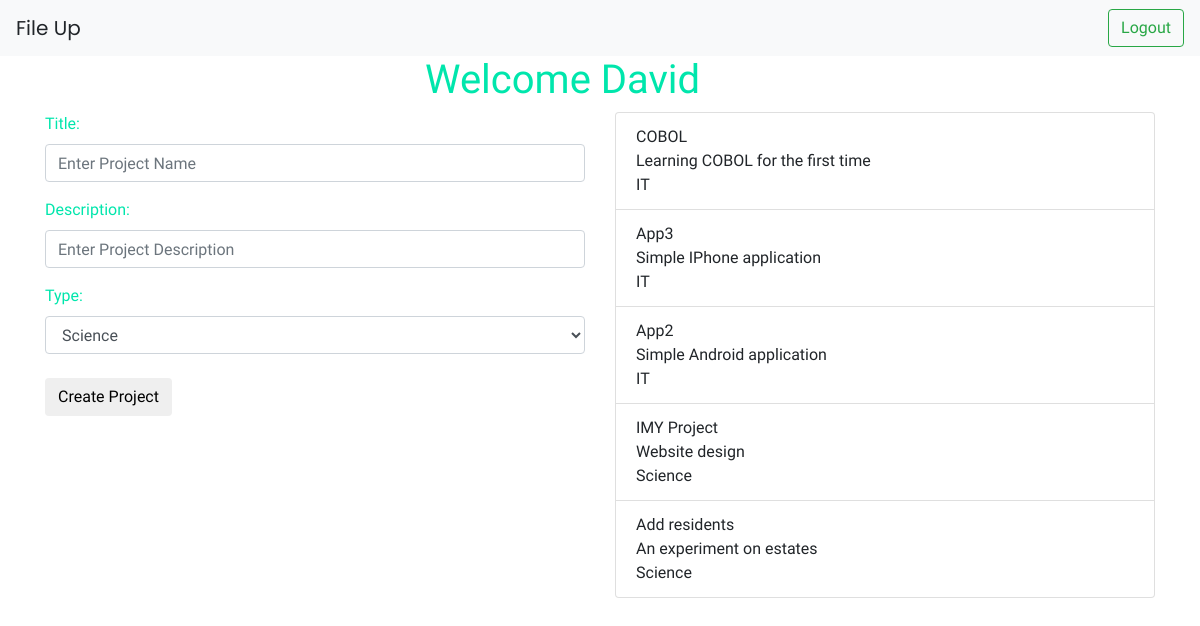
The page /home.php (signed in) on the database its author committed.
### tables this page shows
CREATE TABLE `tbproject` (
  `proj_id` int(11) NOT NULL,
  `user_id` int(11) NOT NULL,
  `title` varchar(50) NOT NULL,
  `description` varchar(200) NOT NULL,
  `type` varchar(50) NOT NULL,
  `date` date NOT NULL
);

### home.php (the view, shortened to what this page needs)
<?php
	$servername = "localhost";
	$username = "u15019773";
	$password = "qkldfpzp";
	$database = "u15019773";
	$conn = new mysqli($servername,$username,$password,$database);
?>
<!DOCTYPE html>
<html lang="en">
	<head>
		<link rel="stylesheet" href="https://stackpath.bootstrapcdn.com/bootstrap/4.1.2/css/bootstrap.min.css">
		<link rel="stylesheet" href="CSS/style1.css"/>
	</head>
	<body>
		<nav class="navbar navbar-light bg-light">
			<a class="navbar-brand">File Up</a>
			<form class="form-inline" action="home.php" method="post">
				<button class="btn btn-outline-success my-2 my-sm-0" name="logout" type="submit">Logout</button>
			</form>
		</nav>
		<div class="container">
			<div class="row">
				<div class="col-lg-4 col-md-4 col-sm-12">
				</div>
				<div class="col-lg-4 col-md-4 col-sm-12">
					<h1>Welcome <?php echo $_SESSION['name']; ?></h1>
				</div>
				<div class="col-lg-4 col-md-4 col-sm-12">
				</div>
			</div>
		</div>
		<div class="container">
			<div class="row">
				<div class="col-md-6 col-sm-6">
					<form action="home.php" method="post">
						<div class="form-group">
							<label for="title">Title:</label><br/>
							<input type="text" class="form-control" name="title" id="title" placeholder="Enter Project Name" required/>
						</div>
						<div class="form-group">
							<label for="author ">Description:</label><br/>
							<input type="text" class="form-control" name="descrip" id="author" placeholder="Enter Project Description"/>
						</div>
						<label for="genre">Type:</label>
							<select class="form-control" id="typ" name="typ">
								<option>Science</option>
							</select>
						<br/>
						<button type="submit" name="submit" class="btn btn-default">Create Project</button>
					</form>
				</div>
				<div class="col-md-6 col-sm-6">
<?php
	$id = $_SESSION['id'];
	$usercheck = "SELECT * FROM tbproject WHERE user_id = '$id' ORDER BY proj_id DESC";
	$result = $conn->query($usercheck);
	if($result->num_rows > 0)
	{
		echo '<ul class="list-group">';
		while($row = $result->fetch_assoc()) {
			echo '<li class="list-group-item">'.$row["title"]."<br/>" . $row["description"]."<br/>" . $row["type"]."<br/>" ."</li>";
		}
		echo '</ul>';
	}
	else{
		echo "<h4>You are not part of any projects</h4>";
	}
?>			</div>
		</div>
	</div>
</body>
</html>

### CSS/style1.css (style rules this page uses)
nav { background-color: #ff6047; }
.navbar-brand { font-family: 'Poppins', serif; }
form { font-family: 'Eczar', serif; color:#00e6ac; }
body { background-image:url("Images/spy.jpg"); }
h1 { font-family: 'Metamorphous', serif; font-weight: 500; color: #00e6ac; float: left; position: center; }
.list-group-item { font-family: 'Eczar', serif; }

### rows shown on the page
tbproject: title "COBOL", description "Learning COBOL for the first time", type "IT"
tbproject: title "App3", description "Simple IPhone application", type "IT"
tbproject: title "App2", description "Simple Android application", type "IT"
tbproject: title "IMY Project", description "Website design", type "Science"
tbproject: title "Add residents", description "An experiment on estates", type "Science"

### other values the page prints
$_SESSION['name'] "David"
